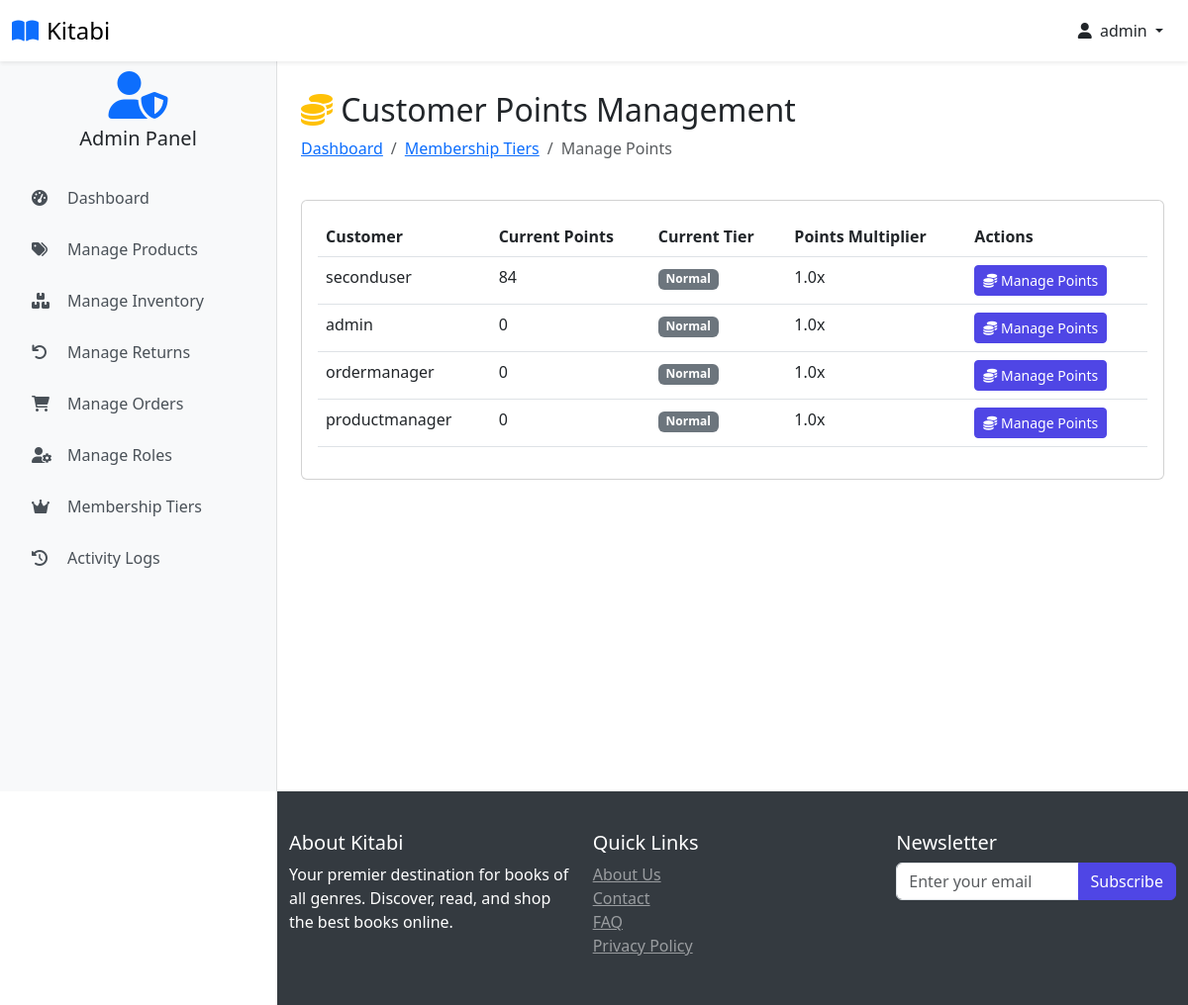
Screenshot of /customers/points (signed in) with the database file from the repository.
### website/models.py (models this page shows, shortened)
class Customer(db.Model, UserMixin):
    id = db.Column(db.Integer, primary_key=True)
    full_name = db.Column(db.String(100), nullable=False)
    email = db.Column(db.String(100), unique=True, nullable=False)
    username = db.Column(db.String(100), unique=True, nullable=False)
    password_hash = db.Column(db.String(200), nullable=False)
    date_joined = db.Column(db.DateTime(), default=datetime.utcnow)
    is_admin_val = db.Column(db.Boolean, default=False)
    last_login = db.Column(db.DateTime)
    status = db.Column(db.String(20), default='active')
    membership_tier_id = db.Column(db.Integer, db.ForeignKey('membership_tier.id'), default=1)  # Default to Normal
    points = db.Column(db.Integer, default=0)
    membership_tier = db.relationship('MembershipTier', backref='customers')
    cart_items = db.relationship('Cart', back_populates='customer', lazy=True)
    orders = db.relationship('Order', back_populates='customer', lazy=True)
    activity_logs = db.relationship('ActivityLog', back_populates='user', lazy=True)
    returns = db.relationship('Return', foreign_keys='Return.customer_link', back_populates='customer', lazy=True)
    roles = db.relationship(
        'Role',
        secondary=user_roles,
        back_populates='users',
        lazy='dynamic'
    )
    @property
    def password(self):
        raise AttributeError('Password is not a readable Attribute')
    @property
    def is_admin(self):
        return self.is_admin_val or any(
            role.name in ['Super Admin', 'Product Manager', 'Order Manager']
            for role in self.roles
        )
    def has_permission(self, permission):
        if not self.roles:
            return False
        for role in self.roles:
            permissions = role.permissions or []
            if permission in permissions:
                return True
        return False

class MembershipTier(db.Model):
    id = db.Column(db.Integer, primary_key=True)
    name = db.Column(db.String(50), nullable=False)  # Normal, Premium, Gold
    discount_percentage = db.Column(db.Float, default=0)
    free_delivery_threshold = db.Column(db.Float, nullable=True)  # NULL for Gold (always free)
    early_access = db.Column(db.Boolean, default=False)
    priority_support = db.Column(db.Boolean, default=False)
    points_multiplier = db.Column(db.Float, default=1.0)
    created_at = db.Column(db.DateTime, default=datetime.utcnow)

### website/admin.py (the view)
@admin.route('/customers/points', methods=['GET'])
@login_required
@admin_required
@check_permission('manage_users')
@limiter.limit("50 per hour")
def manage_customer_points():
    customers = Customer.query.order_by(Customer.points.desc()).all()
    return render_template('customer_points_list.html', customers=customers)

### website/templates/customer_points_list.html (shortened to what this page needs)
{% extends 'base.html' %}
{% block body %}
<div class="container pt-2">
    <div class="row mb-4">
        <div class="col">
            <h2><i class="fas fa-coins text-warning"></i> Customer Points Management</h2>
            <nav aria-label="breadcrumb">
                <ol class="breadcrumb">
                    <li class="breadcrumb-item"><a href="{{ url_for('admin.admin_page') }}">Dashboard</a></li>
                    <li class="breadcrumb-item"><a href="{{ url_for('admin.membership_tiers') }}">Membership Tiers</a></li>
                    <li class="breadcrumb-item active">Manage Points</li>
                </ol>
            </nav>
        </div>
    </div>
    <div class="card">
        <div class="card-body">
            <div class="table-responsive">
                <table class="table table-hover">
                    <thead>
                        <tr>
                            <th>Customer</th>
                            <th>Current Points</th>
                            <th>Current Tier</th>
                            <th>Points Multiplier</th>
                            <th>Actions</th>
                        </tr>
                    </thead>
                    <tbody>
                        {% for customer in customers %}
                        <tr>
                            <td>{{ customer.username }}</td>
                            <td>{{ customer.points }}</td>
                            <td>
                                <span class="badge {% if customer.membership_tier.name == 'Gold' %}bg-warning{% elif customer.membership_tier.name == 'Premium' %}bg-info{% else %}bg-secondary{% endif %}">
                                    {{ customer.membership_tier.name }}
                                </span>
                            </td>
                            <td>{{ customer.membership_tier.points_multiplier }}x</td>
                            <td>
                                <a href="{{ url_for('admin.manage_customer_points_detail', customer_id=customer.id) }}"
                                   class="btn btn-sm btn-primary">
                                    <i class="fas fa-coins"></i> Manage Points
                                </a>
                            </td>
                        </tr>
                        {% endfor %}
                    </tbody>
                </table>
            </div>
        </div>
    </div>
</div>
{% endblock %}

### website/templates/base.html (shortened to what this page needs)
<!DOCTYPE html>
<html lang="en">
<head>
    <link rel="stylesheet" href="{{ url_for('static', filename='css/bootstrap.min.css') }}">
    <link rel="stylesheet" href="{{ url_for('static', filename='css/owl.carousel.min.css') }}">
    <link rel="stylesheet" href="{{ url_for('static', filename='css/style.css') }}">
    <link rel="stylesheet" href="https://cdnjs.cloudflare.com/ajax/libs/font-awesome/6.0.0/css/all.min.css">
</head>
<body class="{% if current_user.is_authenticated %}{% if current_user.is_admin %}admin-user{% else %}user{% endif %}{% else %}guest{% endif %}">
<nav class="navbar navbar-light bg-white fixed-top shadow-sm">
    <div class="container-fluid">
        <div class="d-flex align-items-center">
            <a class="navbar-brand d-flex align-items-center" href="/">
                <i class="fas fa-book-open text-primary me-2"></i>
                <span class="font-weight-bold">Kitabi</span>
            </a>
        </div>
        <div class="d-flex align-items-center user-nav">
            {% if current_user.is_authenticated %}
                <div class="dropdown">
                    <button class="btn btn-link text-dark text-decoration-none dropdown-toggle" type="button" id="userDropdown" data-bs-toggle="dropdown" aria-expanded="false">
                        <i class="fas fa-user me-1"></i>
                        {{ current_user.username }}
                    </button>
                </div>
            {% else %}
                <a href="{{ url_for('auth.login') }}" class="btn btn-primary">
                    <i class="fas fa-sign-in-alt me-2"></i>Login
                </a>
            {% endif %}
        </div>
    </div>
</nav>
{% if current_user.is_authenticated and current_user.is_admin %}
    <div class="admin-sidebar">
        <div class="text-center mb-4">
            <i class="fas fa-user-shield fa-3x text-primary"></i>
            <h5 class="mt-2">Admin Panel</h5>
        </div>
        <div class="nav flex-column">
            <a class="admin-nav-item" href="{{ url_for('admin.admin_page') }}">
                <i class="fas fa-tachometer-alt"></i>Dashboard
            </a>
            {% if current_user.has_permission('manage_products') %}
            <a class="admin-nav-item" href="{{ url_for('admin.shop_items') }}">
                <i class="fas fa-tags"></i>Manage Products
            </a>
            {% endif %}
            {% if current_user.has_permission('manage_inventory') %}
            <a class="admin-nav-item" href="{{ url_for('admin.inventory_management') }}">
                <i class="fas fa-boxes"></i>Manage Inventory
            </a>
            {% endif %}
            {% if current_user.has_permission('manage_returns') %}
            <a class="admin-nav-item" href="{{ url_for('admin.returns_management') }}">
                <i class="fas fa-undo"></i>Manage Returns
            </a>
            {% endif %}
            {% if current_user.has_permission('manage_orders') %}
            <a class="admin-nav-item" href="{{ url_for('admin.order_view') }}">
                <i class="fas fa-shopping-cart"></i>Manage Orders
            </a>
            {% endif %}
            {% if current_user.has_permission('manage_users') %}
            <a class="admin-nav-item" href="{{ url_for('admin.manage_roles') }}">
                <i class="fas fa-user-cog"></i>Manage Roles
            </a>
            <a class="admin-nav-item" href="{{ url_for('admin.membership_tiers') }}">
                <i class="fas fa-crown"></i>Membership Tiers
            </a>
            {% endif %}
            {% if current_user.has_permission('view_reports') %}
            <a class="admin-nav-item" href="{{ url_for('admin.view_activity_logs') }}">
                <i class="fas fa-history"></i>Activity Logs
            </a>
            {% endif %}
        </div>
    </div>
{% endif %}
    <main class="main-content">
         <div class="container pt-2">
            {% block body %}{% endblock %}
        </div>
    </main>
    <footer>
         <div class="container pt-2">
            <div class="row">
                <div class="col-md-4">
                    <h5>About Kitabi</h5>
                    <p>Your premier destination for books of all genres. Discover, read, and shop the best books online.</p>
                </div>
                <div class="col-md-4">
                    <h5>Quick Links</h5>
                    <ul class="list-unstyled">
                        <li><a href="#" class="text-white-50">About Us</a></li>
                        <li><a href="#" class="text-white-50">Contact</a></li>
                        <li><a href="#" class="text-white-50">FAQ</a></li>
                    <li><a href="#" class="text-white-50">Privacy Policy</a></li>
                </ul>
            </div>
            <div class="col-md-4">
                <h5>Newsletter</h5>
                <form method="POST" enctype="multipart/form-data">
                    <div class="input-group">
                        <input type="email" class="form-control" placeholder="Enter your email">
                        <button class="btn btn-primary" type="submit">Subscribe</button>
                    </div>
                </form>
            </div>
        </div>
    </div>
</footer>
</body>
</html>

### website/static/css/style.css (style rules this page uses)
:root { --primary-color: #4f46e5; --secondary-color: #818cf8; --dark-color: #1f2937; --light-color: #f3f4f6; }
body { font-family: 'Segoe UI', Tahoma, Geneva, Verdana, sans-serif; padding-top: 56px; margin: 0; }
.navbar-brand { font-size: 1.5rem; }
.sidebar, .admin-sidebar { height: calc(100vh - 56px); position: fixed; top: 56px; left: 0; width: 280px; z-index: 1000; overflow-y: auto; transition: transform 0.3s ease-in-out; padding: 1rem; }
.admin-sidebar { background-color: #f8f9fa; border-right: 1px solid rgba(0, 0, 0, 0.1); }
.main-content { padding-top: 20px; min-height: calc(100vh - 56px); transition: margin-left 0.3s ease-in-out; }
body.admin-user .main-content { margin-left: 280px; }
.admin-nav-item { display: flex; align-items: center; padding: 0.75rem 1rem; color: #495057; text-decoration: none; border-radius: 0.25rem; transition: all 0.2s; margin-bottom: 0.25rem; }
.admin-nav-item i { width: 1.5rem; margin-right: 0.75rem; }
.btn-primary { background-color: var(--primary-color); border-color: var(--primary-color); }
footer { flex-shrink: 0; position: relative; width: 100%; margin-top: auto; }
@media (min-width: 992px) { body:not(.admin-user) footer, body.admin-user footer { margin-left: 280px; width: calc(100% - 280px); } }

### website/templates/base.html (style rules this page uses)
body { min-height: 100vh; display: flex; flex-direction: column; padding-top: 56px; }
.sidebar, .admin-sidebar { height: calc(100vh - 56px); position: fixed; top: 56px; left: 0; width: 280px; z-index: 1000; overflow-y: auto; transition: transform 0.3s ease-in-out; padding: 1rem; }
.admin-sidebar { background-color: #f8f9fa; border-right: 1px solid rgba(0, 0, 0, 0.1); }
.admin-nav-item { display: flex; align-items: center; padding: 0.75rem 1rem; color: #495057; text-decoration: none; border-radius: 0.25rem; transition: all 0.2s; margin-bottom: 0.25rem; }
.admin-nav-item i { width: 1.5rem; margin-right: 0.75rem; }
.main-content { flex: 1; padding-top: 20px; transition: margin-left 0.3s ease-in-out; }
footer { margin-top: auto; background-color: #343a40; color: white; padding: 2rem 0; }
@media (min-width: 992px) { body.admin-user .main-content, body.admin-user footer { margin-left: 280px; } }

### rows the page displays
Customer: username "admin", points "0", membership_tier.name "Normal", membership_tier.points_multiplier "1.0"
Customer: username "seconduser", points "84", membership_tier.name "Normal", membership_tier.points_multiplier "1.0"
Customer: username "ordermanager", points "0", membership_tier.name "Normal", membership_tier.points_multiplier "1.0"
Customer: username "productmanager", points "0", membership_tier.name "Normal", membership_tier.points_multiplier "1.0"
